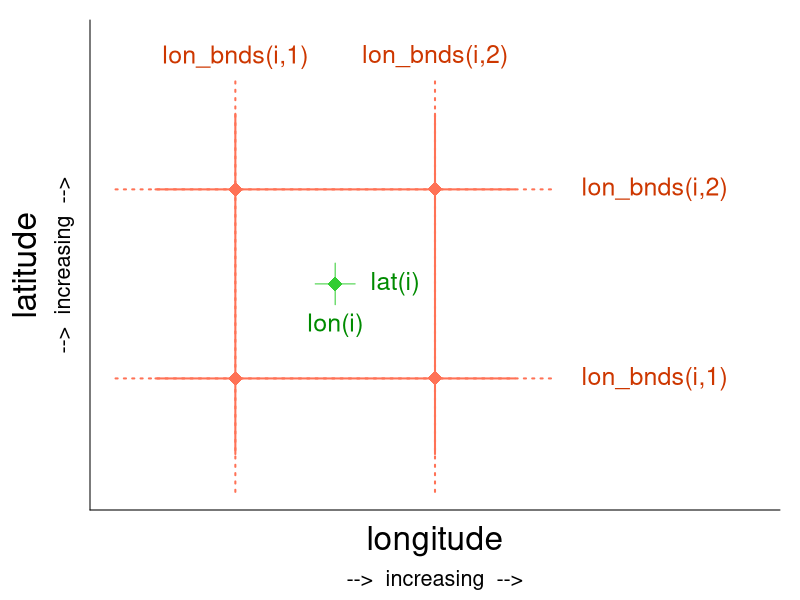

Here is the R script that generated this plot:
# define lat and lon
lon = 10:10
lat = 54:54

lon_bnds = (10:11) - 0.5
lat_bnds = (54:55) - 0.5

dlon_solid = 0.4
dlat_solid = 0.4
dlon_dot = 0.6
dlat_dot = 0.6
dlon_text1 = 0.3
dlat_text1 = 0.22
dlon_text2 = 1.1
dlat_text2 = 0.7
dlon_max = 2*dlon_text2 - dlon_dot
dlat_max = 2*dlat_text2 - dlat_dot

nlon = length(lon)
nlat = length(lat)


# colors
col_grid_draw = 'coral1'
col_grid_text = 'orangered3'
col_cell_draw = 'limegreen'
col_cell_text = 'green4'


# write plot to file
png('pics/case_1D.png', width = 7, height = 5.2, units='in', res = 300)
# pdf('pics/case_1D.pdf', width = 7, height = 5.2, paper='special')
par(mar = c(4.5, 4.5, 1, 1))


# create base plot
plot(c(lon[1], lon[nlon]), c(lat[1], lat[nlat]),
     xlab = ' ', ylab = '',
     xlim = c(lon_bnds[1] - dlon_dot, lon_bnds[nlon+1] + dlon_max),
     ylim = c(lat_bnds[1] - dlat_dot, lat_bnds[nlat+1] + dlat_max),
     xaxt = 'n', yaxt = 'n',
     bty = 'n', type = 'n')
axis(1, at = c(0, 360))
axis(2, at = c(0, 360))
mtext('longitude', 1, line = +1.2, cex = 2)
mtext('-->  increasing  -->', 1, line = +3, cex = 1.3)
mtext('latitude', 2, line = 2.5, cex = 2)
mtext('-->  increasing  -->', 2, line = 0.8, cex = 1.3)


# add grid ----
# vertical lines, dotted
lines(rep(lon_bnds, each = 3), rep(c(lat_bnds[1] - dlat_dot, lat_bnds[nlat+1] + dlat_dot, NA), times = nlon+1), col = col_grid_draw, lwd = 2, lty = 'dotted')
# horizontal lines, dotted
lines(rep(c(lon_bnds[1] - dlon_dot, lon_bnds[nlon+1] + dlon_dot, NA), times = nlat+1), rep(lat_bnds, each = 3), col = col_grid_draw, lwd = 2, lty = 'dotted')

# vertical lines, solid
lines(rep(lon_bnds, each = 3), rep(c(lat_bnds[1] - dlat_solid, lat_bnds[nlat+1] + dlat_solid, NA), times = nlon+1), col = col_grid_draw, lwd = 2)
# horizontal lines, solid
lines(rep(c(lon_bnds[1] - dlon_solid, lon_bnds[nlon+1] + dlon_solid, NA), times = nlat+1), rep(lat_bnds, each = 3), col = col_grid_draw, lwd = 2)

# dots on grid intersection
points(rep(lon_bnds, each = nlat+1), rep(lat_bnds, times = nlon  +1), pch = 18, cex = 2, col = col_grid_draw)

# lines through grid cell center
lines(c(lon[1], lon[1]), c(lat[1] - dlat_text1/2, lat[1] + dlat_text1/2), col = col_cell_draw)
lines(c(lon[1] - dlon_text1/3, lon[1] + dlon_text1/3), c(lat[1], lat[1]), col = col_cell_draw)

# dots in the grid cell center
points(rep(lon, each = nlat), rep(lat, times = nlon), pch = 18, cex = 2, col = col_cell_draw)


# add text ----
# bnds
text(lon_bnds[1], lat_bnds[nlat+1] + dlat_text2, 'lon_bnds(i,1)', col = col_grid_text, cex = 1.5)
text(lon_bnds[2], lat_bnds[nlat+1] + dlat_text2, 'lon_bnds(i,2)', col = col_grid_text, cex = 1.5)
text(lon_bnds[nlon+1] + dlon_text2, lat_bnds[1], 'lon_bnds(i,1)', col = col_grid_text, cex = 1.5)
text(lon_bnds[nlon+1] + dlon_text2, lat_bnds[2], 'lon_bnds(i,2)', col = col_grid_text, cex = 1.5)
# grid cell center
text(lon[1], lat[1] - dlat_text1, 'lon(i)', col = col_cell_text, cex = 1.5)
text(lon[1] + dlon_text1, lat[1], 'lat(i)', col = col_cell_text, cex = 1.5)


# close picture output device
dev.off()
